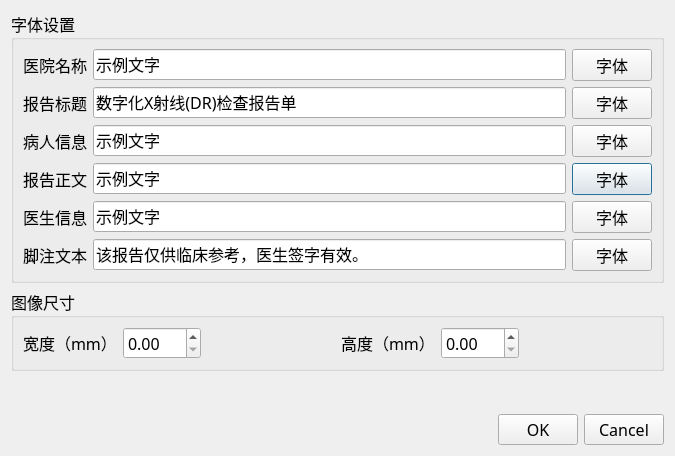
<?xml version="1.0" encoding="UTF-8"?>
<ui version="4.0">
 <class>SRSettingsDialog</class>
 <widget class="QDialog" name="SRSettingsDialog">
  <property name="geometry">
   <rect>
    <x>0</x>
    <y>0</y>
    <width>675</width>
    <height>456</height>
   </rect>
  </property>
  <property name="font">
   <font>
    <family>微软雅黑</family>
    <pointsize>12</pointsize>
   </font>
  </property>
  <property name="windowTitle">
   <string>Structured Report Format</string>
  </property>
  <layout class="QVBoxLayout" name="verticalLayout">
   <item>
    <widget class="QGroupBox" name="groupBox">
     <property name="title">
      <string>字体设置</string>
     </property>
     <layout class="QGridLayout" name="gridLayout">
      <item row="0" column="0">
       <widget class="QLabel" name="label">
        <property name="text">
         <string>医院名称</string>
        </property>
        <property name="buddy">
         <cstring>institutionNameEdit</cstring>
        </property>
       </widget>
      </item>
      <item row="3" column="0">
       <widget class="QLabel" name="label_4">
        <property name="text">
         <string>报告正文</string>
        </property>
        <property name="buddy">
         <cstring>reportTextEdit</cstring>
        </property>
       </widget>
      </item>
      <item row="3" column="2">
       <widget class="QPushButton" name="reportTextFontButton">
        <property name="text">
         <string>字体</string>
        </property>
       </widget>
      </item>
      <item row="1" column="0">
       <widget class="QLabel" name="label_2">
        <property name="text">
         <string>报告标题</string>
        </property>
        <property name="buddy">
         <cstring>reportTitleEdit</cstring>
        </property>
       </widget>
      </item>
      <item row="0" column="1">
       <widget class="QLineEdit" name="institutionNameEdit">
        <property name="text">
         <string>示例文字</string>
        </property>
        <property name="readOnly">
         <bool>true</bool>
        </property>
       </widget>
      </item>
      <item row="2" column="2">
       <widget class="QPushButton" name="patientInfoFontButton">
        <property name="text">
         <string>字体</string>
        </property>
       </widget>
      </item>
      <item row="2" column="0">
       <widget class="QLabel" name="label_3">
        <property name="text">
         <string>病人信息</string>
        </property>
        <property name="buddy">
         <cstring>patientInfoEdit</cstring>
        </property>
       </widget>
      </item>
      <item row="3" column="1">
       <widget class="QLineEdit" name="reportTextEdit">
        <property name="text">
         <string>示例文字</string>
        </property>
        <property name="readOnly">
         <bool>true</bool>
        </property>
       </widget>
      </item>
      <item row="1" column="2">
       <widget class="QPushButton" name="reportTitleFontButton">
        <property name="text">
         <string>字体</string>
        </property>
       </widget>
      </item>
      <item row="2" column="1">
       <widget class="QLineEdit" name="patientInfoEdit">
        <property name="text">
         <string>示例文字</string>
        </property>
        <property name="readOnly">
         <bool>true</bool>
        </property>
       </widget>
      </item>
      <item row="4" column="0">
       <widget class="QLabel" name="label_5">
        <property name="text">
         <string>医生信息</string>
        </property>
        <property name="buddy">
         <cstring>physicianInfoEdit</cstring>
        </property>
       </widget>
      </item>
      <item row="0" column="2">
       <widget class="QPushButton" name="institutionNameFontButton">
        <property name="text">
         <string>字体</string>
        </property>
       </widget>
      </item>
      <item row="1" column="1">
       <widget class="QLineEdit" name="reportTitleEdit">
        <property name="text">
         <string>数字化X射线(DR)检查报告单</string>
        </property>
       </widget>
      </item>
      <item row="5" column="1">
       <widget class="QLineEdit" name="footNoteEdit">
        <property name="text">
         <string>该报告仅供临床参考，医生签字有效。</string>
        </property>
       </widget>
      </item>
      <item row="5" column="2">
       <widget class="QPushButton" name="footNoteFontButton">
        <property name="text">
         <string>字体</string>
        </property>
       </widget>
      </item>
      <item row="5" column="0">
       <widget class="QLabel" name="label_6">
        <property name="text">
         <string>脚注文本</string>
        </property>
        <property name="buddy">
         <cstring>footNoteEdit</cstring>
        </property>
       </widget>
      </item>
      <item row="4" column="2">
       <widget class="QPushButton" name="physicianInfoFontButton">
        <property name="text">
         <string>字体</string>
        </property>
       </widget>
      </item>
      <item row="4" column="1">
       <widget class="QLineEdit" name="physicianInfoEdit">
        <property name="text">
         <string>示例文字</string>
        </property>
        <property name="readOnly">
         <bool>true</bool>
        </property>
       </widget>
      </item>
     </layout>
    </widget>
   </item>
   <item>
    <widget class="QGroupBox" name="groupBox_2">
     <property name="title">
      <string>图像尺寸</string>
     </property>
     <layout class="QHBoxLayout" name="horizontalLayout">
      <item>
       <widget class="QLabel" name="label_9">
        <property name="text">
         <string>宽度（mm）</string>
        </property>
        <property name="buddy">
         <cstring>imageWidthSpin</cstring>
        </property>
       </widget>
      </item>
      <item>
       <widget class="QDoubleSpinBox" name="imageWidthSpin">
        <property name="maximum">
         <double>999.990000000000009</double>
        </property>
       </widget>
      </item>
      <item>
       <spacer name="horizontalSpacer">
        <property name="orientation">
         <enum>Qt::Horizontal</enum>
        </property>
        <property name="sizeHint" stdset="0">
         <size>
          <width>40</width>
          <height>20</height>
         </size>
        </property>
       </spacer>
      </item>
      <item>
       <widget class="QLabel" name="label_10">
        <property name="text">
         <string>高度（mm）</string>
        </property>
        <property name="buddy">
         <cstring>imageHeightSpin</cstring>
        </property>
       </widget>
      </item>
      <item>
       <widget class="QDoubleSpinBox" name="imageHeightSpin">
        <property name="maximum">
         <double>999.990000000000009</double>
        </property>
       </widget>
      </item>
      <item>
       <spacer name="horizontalSpacer_3">
        <property name="orientation">
         <enum>Qt::Horizontal</enum>
        </property>
        <property name="sizeHint" stdset="0">
         <size>
          <width>40</width>
          <height>20</height>
         </size>
        </property>
       </spacer>
      </item>
     </layout>
    </widget>
   </item>
   <item>
    <spacer name="verticalSpacer">
     <property name="orientation">
      <enum>Qt::Vertical</enum>
     </property>
     <property name="sizeHint" stdset="0">
      <size>
       <width>20</width>
       <height>40</height>
      </size>
     </property>
    </spacer>
   </item>
   <item>
    <layout class="QHBoxLayout" name="horizontalLayout_2">
     <item>
      <spacer name="horizontalSpacer_2">
       <property name="orientation">
        <enum>Qt::Horizontal</enum>
       </property>
       <property name="sizeHint" stdset="0">
        <size>
         <width>40</width>
         <height>20</height>
        </size>
       </property>
      </spacer>
     </item>
     <item>
      <widget class="QPushButton" name="okButton">
       <property name="text">
        <string>OK</string>
       </property>
      </widget>
     </item>
     <item>
      <widget class="QPushButton" name="cancelButton">
       <property name="text">
        <string>Cancel</string>
       </property>
      </widget>
     </item>
    </layout>
   </item>
  </layout>
 </widget>
 <resources/>
 <connections>
  <connection>
   <sender>cancelButton</sender>
   <signal>clicked()</signal>
   <receiver>SRSettingsDialog</receiver>
   <slot>reject()</slot>
   <hints>
    <hint type="sourcelabel">
     <x>631</x>
     <y>434</y>
    </hint>
    <hint type="destinationlabel">
     <x>633</x>
     <y>389</y>
    </hint>
   </hints>
  </connection>
 </connections>
</ui>
